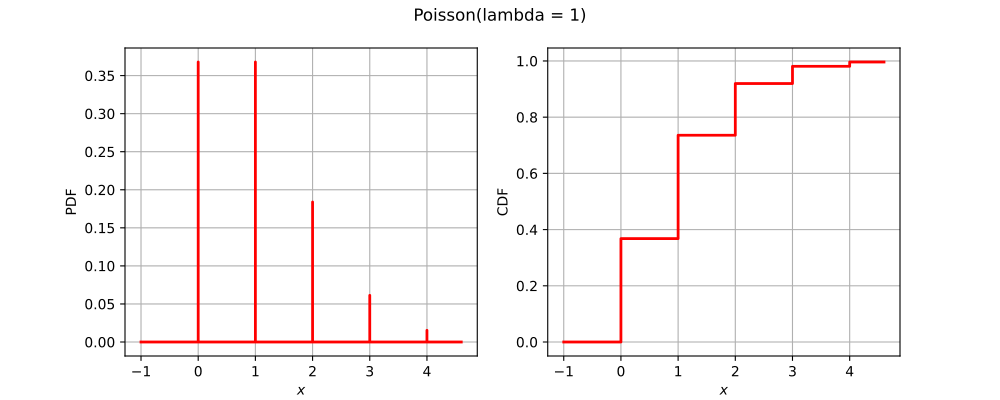

Source code (Python):
import openturns as ot
from matplotlib import pyplot as plt
from openturns.viewer import View
title = None
if ot.Poisson().__class__.__name__ == 'Bernoulli':
    distribution = ot.Bernoulli(0.7)
elif ot.Poisson().__class__.__name__ == 'Binomial':
    distribution = ot.Binomial(5, 0.2)
elif ot.Poisson().__class__.__name__ == 'Hypergeometric':
    distribution = ot.Hypergeometric(10, 4, 7)
elif ot.Poisson().__class__.__name__ == 'CumulativeDistributionNetwork':
    coll = [ot.Normal(2),ot.Dirichlet([0.5, 1.0, 1.5])]
    distribution = ot.CumulativeDistributionNetwork(coll, ot.BipartiteGraph([[0,1], [0,1]]))
elif ot.Poisson().__class__.__name__ == 'Histogram':
    distribution = ot.Histogram([-1.0, 0.5, 1.0, 2.0], [0.45, 0.4, 0.15])
elif ot.Poisson().__class__.__name__ == 'KernelMixture':
    kernel = ot.Uniform()
    sample = ot.Normal().getSample(5)
    bandwith = [1.0]
    distribution = ot.KernelMixture(kernel, bandwith, sample)
elif ot.Poisson().__class__.__name__ == 'MaximumDistribution':
    coll = [ot.Uniform(2.5, 3.5), ot.LogUniform(1.0, 1.2), ot.Triangular(2.0, 3.0, 4.0)]
    distribution = ot.MaximumDistribution(coll)
elif ot.Poisson().__class__.__name__ == 'Multinomial':
    distribution = ot.Multinomial(5, [0.2])
elif ot.Poisson().__class__.__name__ == 'RandomMixture':
    coll = [ot.Triangular(0.0, 1.0, 5.0), ot.Uniform(-2.0, 2.0)]
    weights = [0.8, 0.2]
    cst = 3.0
    distribution = ot.RandomMixture(coll, weights, cst)
elif ot.Poisson().__class__.__name__ == 'TruncatedDistribution':
    distribution = ot.TruncatedDistribution(ot.Normal(2.0, 1.5), 1.0, 4.0)
elif ot.Poisson().__class__.__name__ == 'UserDefined':
    distribution = ot.UserDefined([[1.0], [2.0], [3.0]], [0.4, 0.5, 1.0])
elif ot.Poisson().__class__.__name__ == 'ZipfMandelbrot':
    distribution = ot.ZipfMandelbrot(10, 2.5, 0.3)
elif ot.Poisson().__class__.__name__ == 'Normal':
    cov = ot.CovarianceMatrix([[1.0, -0.5], [-0.5, 1.0]])
    distribution = ot.Normal([0.0, 0.0], cov)
    title = "Normal dist. with correlation coefficient {}".format(cov[0, 1])
else:
    distribution = ot.Poisson()

dimension = distribution.getDimension()
if title is None:
    title = str(distribution)[:100].split('\n')[0]
if dimension == 1:
    distribution.setDescription(['$x$'])
    pdf_graph = distribution.drawPDF()
    cdf_graph = distribution.drawCDF()
    fig = plt.figure(figsize=(10, 4))
    pdf_axis = fig.add_subplot(121)
    cdf_axis = fig.add_subplot(122)
    View(pdf_graph, figure=fig, axes=[pdf_axis], add_legend=False)
    View(cdf_graph, figure=fig, axes=[cdf_axis], add_legend=False)
    fig.suptitle(title)
elif dimension == 2:
    grid = ot.GridLayout(1, 2)
    pdf_graph = distribution.drawPDF()
    pdf_graph.setLegends([''])
    cdf_graph = distribution.drawCDF()
    cdf_graph.setLegends([''])
    grid.setGraph(0, 0, pdf_graph)
    grid.setGraph(0, 1, cdf_graph)
    grid.setTitle(title)
    fig = View(grid).getFigure()
    fig.axes[0].set_title('PDF')
    fig.axes[1].set_title('CDF')
